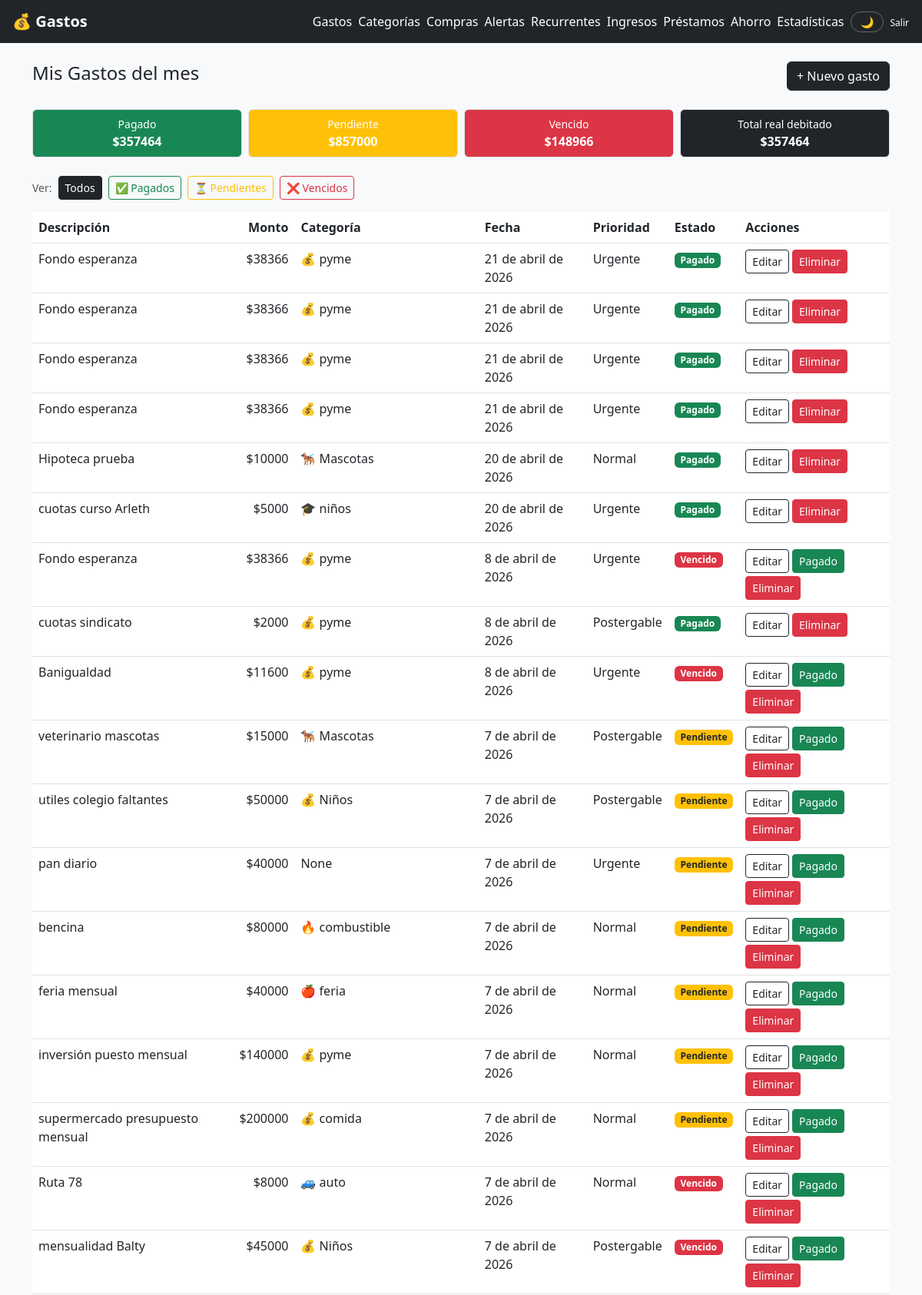
The app's page /gastos/ (signed in, upper part), older data.
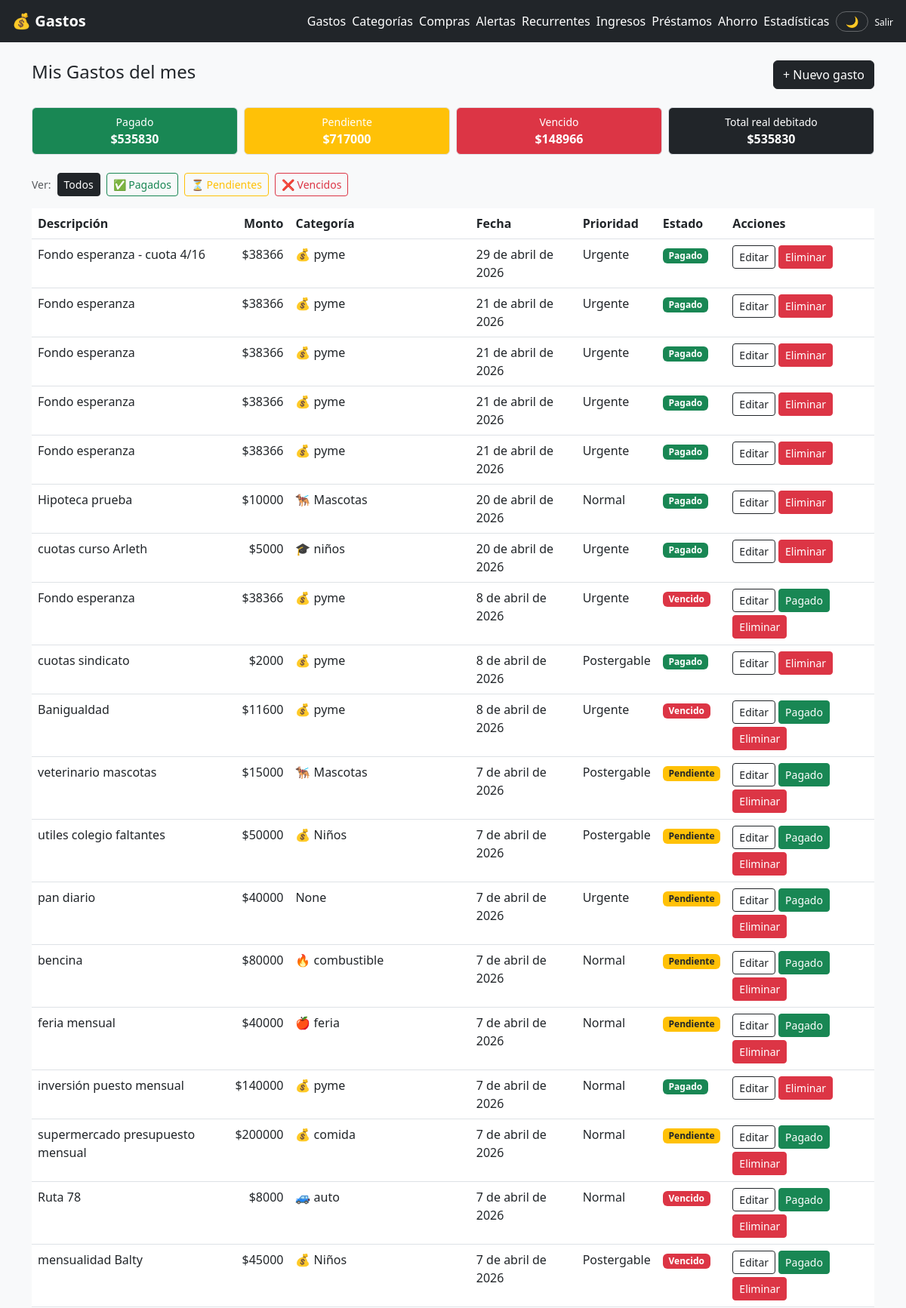
The same page, newer data.
### gastos/models.py (models this page shows, shortened)
class Gasto(models.Model):
    PRIORIDAD_CHOICES = [
        ('urgente', 'Urgente'),
        ('alta', 'Alta'),
        ('normal', 'Normal'),
        ('postergable', 'Postergable'),
    ]
    ESTADO_CHOICES = [
        ('pendiente', 'Pendiente'),
        ('pagado', 'Pagado'),
        ('vencido', 'Vencido'),
    ]
    usuario = models.ForeignKey(User, on_delete=models.CASCADE, related_name='gastos')
    descripcion = models.CharField(max_length=200)
    monto = models.DecimalField(max_digits=12, decimal_places=0, null=True, blank=True)
    categoria = models.ForeignKey(Categoria, on_delete=models.SET_NULL, null=True, blank=True)
    fecha = models.DateField(default=timezone.now)
    fecha_vencimiento = models.DateField(null=True, blank=True)
    prioridad = models.CharField(max_length=20, choices=PRIORIDAD_CHOICES, default='normal')
    estado = models.CharField(max_length=20, choices=ESTADO_CHOICES, default='pendiente')
    notas = models.TextField(blank=True)
    creado_en = models.DateTimeField(auto_now_add=True)
    actualizado_en = models.DateTimeField(auto_now=True)
    class Meta:
        ordering = ['-fecha', '-creado_en']

class Categoria(models.Model):
    nombre = models.CharField(max_length=100)
    icono = models.CharField(max_length=10, default='💰')
    color = models.CharField(max_length=7, default='#6366f1')
    class Meta:
        verbose_name_plural = 'categorías'
        ordering = ['nombre']
    def __str__(self):
        return f"{self.icono} {self.nombre}"

### gastos/views.py (the view)
# urls.py: path('gastos/', views.lista_gastos, name='lista_gastos'),
@login_required
def lista_gastos(request):
    from django.db.models import Sum
    services.actualizar_estados_vencidos()
    estado_filtro = request.GET.get('estado', '')
    gastos = Gasto.objects.filter(usuario=request.user).select_related('categoria')
    if estado_filtro:
        gastos = gastos.filter(estado=estado_filtro)
    todos = Gasto.objects.filter(usuario=request.user)
    total_pagado   = todos.filter(estado='pagado').aggregate(t=Sum('monto'))['t'] or 0
    total_pendiente= todos.filter(estado='pendiente').aggregate(t=Sum('monto'))['t'] or 0
    total_vencido  = todos.filter(estado='vencido').aggregate(t=Sum('monto'))['t'] or 0
    return render(request, 'gastos/lista.html', {
        'gastos': gastos,
        'estado_filtro': estado_filtro,
        'total_pagado': total_pagado,
        'total_pendiente': total_pendiente,
        'total_vencido': total_vencido,
    })

### gastos/services.py (called while the page is built)
def actualizar_estados_vencidos():
    hoy = timezone.now().date()
    return Gasto.objects.filter(
        estado='pendiente',
        fecha_vencimiento__lt=hoy
    ).update(estado='vencido')

### templates/gastos/lista.html (shortened to what the changed rows need)
{% extends 'gastos/base.html' %}
{% block contenido %}
<div class="row g-2 mb-4">
    <div class="col-6 col-md-3">
        <div class="card text-white bg-success h-100">
            <div class="card-body py-2 text-center">
                <small class="d-block">Pagado</small>
                <strong>${{ total_pagado|floatformat:0 }}</strong>
            </div>
        </div>
    </div>
    <div class="col-6 col-md-3">
        <div class="card text-white bg-warning h-100">
            <div class="card-body py-2 text-center">
                <small class="d-block">Pendiente</small>
                <strong>${{ total_pendiente|floatformat:0 }}</strong>
            </div>
        </div>
    </div>
    <div class="col-6 col-md-3">
        <div class="card text-white bg-dark h-100">
            <div class="card-body py-2 text-center">
                <small class="d-block">Total real debitado</small>
                <strong>${{ total_pagado|floatformat:0 }}</strong>
            </div>
        </div>
    </div>
</div>
<div class="table-responsive">
    <table class="table table-hover">
        <thead class="table-dark">
            <tr>
                <th>Descripción</th>
                <th class="text-end">Monto</th>
                <th>Categoría</th>
                <th>Fecha</th>
                <th>Prioridad</th>
                <th>Estado</th>
                <th>Acciones</th>
            </tr>
        </thead>
        <tbody>
            {% for g in gastos %}
            <tr class="{% if g.estado == 'pagado' %}table-success{% elif g.estado == 'vencido' %}table-danger{% elif g.estado == 'pendiente' %}table-warning{% endif %}">
                <td>{{ g.descripcion }}</td>
                <td class="text-end">${{ g.monto|floatformat:0 }}</td>
                <td>{{ g.categoria }}</td>
                <td>{{ g.fecha }}</td>
                <td>{{ g.get_prioridad_display }}</td>
                <td>
                    <span class="badge {% if g.estado == 'pagado' %}bg-success{% elif g.estado == 'vencido' %}bg-danger{% else %}bg-warning text-dark{% endif %}">
                        {{ g.get_estado_display }}
                    </span>
                </td>
                <td>
                    <div class="d-flex gap-1 flex-wrap">
                        <a href="{% url 'editar_gasto' g.pk %}" class="btn btn-sm btn-outline-dark">Editar</a>
                        {% if g.estado != 'pagado' %}
                        <form method="post" action="{% url 'marcar_pagado' g.pk %}">
                            <button class="btn btn-sm btn-success">Pagado</button>
                        </form>
                        {% endif %}
                        <form method="post" action="{% url 'eliminar_gasto' g.pk %}">
                            <button class="btn btn-sm btn-danger"
                                    onclick="return confirm('¿Eliminar este gasto?')">Eliminar</button>
                        </form>
                    </div>
                </td>
            </tr>
            {% empty %}
            <tr>
                <td colspan="7" class="text-center text-muted py-4">No hay gastos en este período</td>
            </tr>
            {% endfor %}
        </tbody>
    </table>
</div>
{% endblock %}

Row changes from the older to the newer data that the page shows:
added Gasto: descripcion "Fondo esperanza - cuota 4/16", monto "38366", categoria "💰 pyme", fecha "29 de abril de 2026", prioridad "Urgente", estado "Pagado"
changed Gasto "inversión puesto mensual": estado "Pendiente" → "Pagado"; no longer shows "Pagado"
Text that changed along with them:
{{ total_pagado|floatformat:0 }}: "357464" → "535830"
{{ total_pendiente|floatformat:0 }}: "857000" → "717000"
